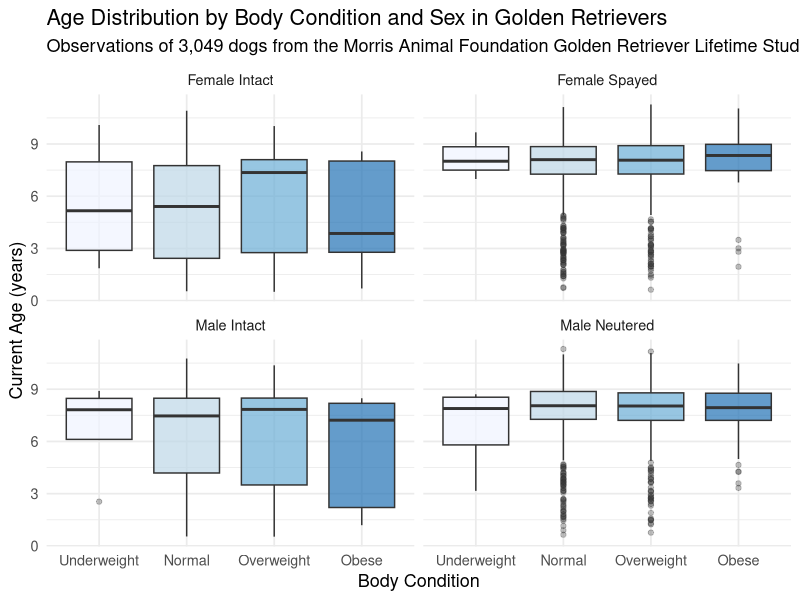

Here is the R script that generated this plot:
## ---- chunk 1
#| label: graphic
#| fig-width: 9
#| fig-height: 6

library(tidyverse)

dogs <- read_csv("golden_retrievers.csv", show_col_types = FALSE) |> 
  filter(Body_condition_categorical %in% c("Underweight", "Normal", "Overweight", "Obese")) |> 
  mutate(
    Body_condition_categorical = factor(Body_condition_categorical, levels = c("Underweight", "Normal", "Overweight", "Obese")),
    Sex = factor(Sex)
  )

dogs |> 
  ggplot(aes(x = Body_condition_categorical, y = Age_current_years, fill = Body_condition_categorical)) +
  geom_boxplot(alpha = 0.7, outlier.alpha = 0.3) +
  facet_wrap(~Sex) +
  labs(
    title = "Age Distribution by Body Condition and Sex in Golden Retrievers",
    subtitle = "Observations of 3,049 dogs from the Morris Animal Foundation Golden Retriever Lifetime Study",
    x = "Body Condition",
    y = "Current Age (years)"
  ) +
  theme_minimal(base_size = 13) +
  theme(legend.position = "none") +
  scale_fill_brewer(palette = "Blues")
